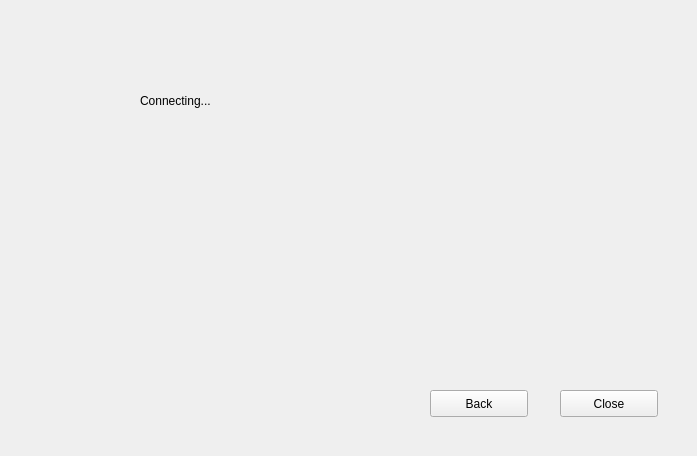
<?xml version="1.0" encoding="UTF-8"?>
<ui version="4.0">
 <class>connectForm</class>
 <widget class="QWidget" name="connectForm">
  <property name="geometry">
   <rect>
    <x>0</x>
    <y>0</y>
    <width>697</width>
    <height>456</height>
   </rect>
  </property>
  <property name="windowTitle">
   <string>Form</string>
  </property>
  <widget class="QPushButton" name="fifthBackBtn">
   <property name="geometry">
    <rect>
     <x>430</x>
     <y>390</y>
     <width>98</width>
     <height>27</height>
    </rect>
   </property>
   <property name="text">
    <string>Back</string>
   </property>
  </widget>
  <widget class="QPushButton" name="closeBtn">
   <property name="geometry">
    <rect>
     <x>560</x>
     <y>390</y>
     <width>98</width>
     <height>27</height>
    </rect>
   </property>
   <property name="text">
    <string>Close</string>
   </property>
  </widget>
  <widget class="QLabel" name="label">
   <property name="geometry">
    <rect>
     <x>140</x>
     <y>90</y>
     <width>111</width>
     <height>21</height>
    </rect>
   </property>
   <property name="text">
    <string>Connecting...</string>
   </property>
  </widget>
 </widget>
 <resources/>
 <connections/>
</ui>
